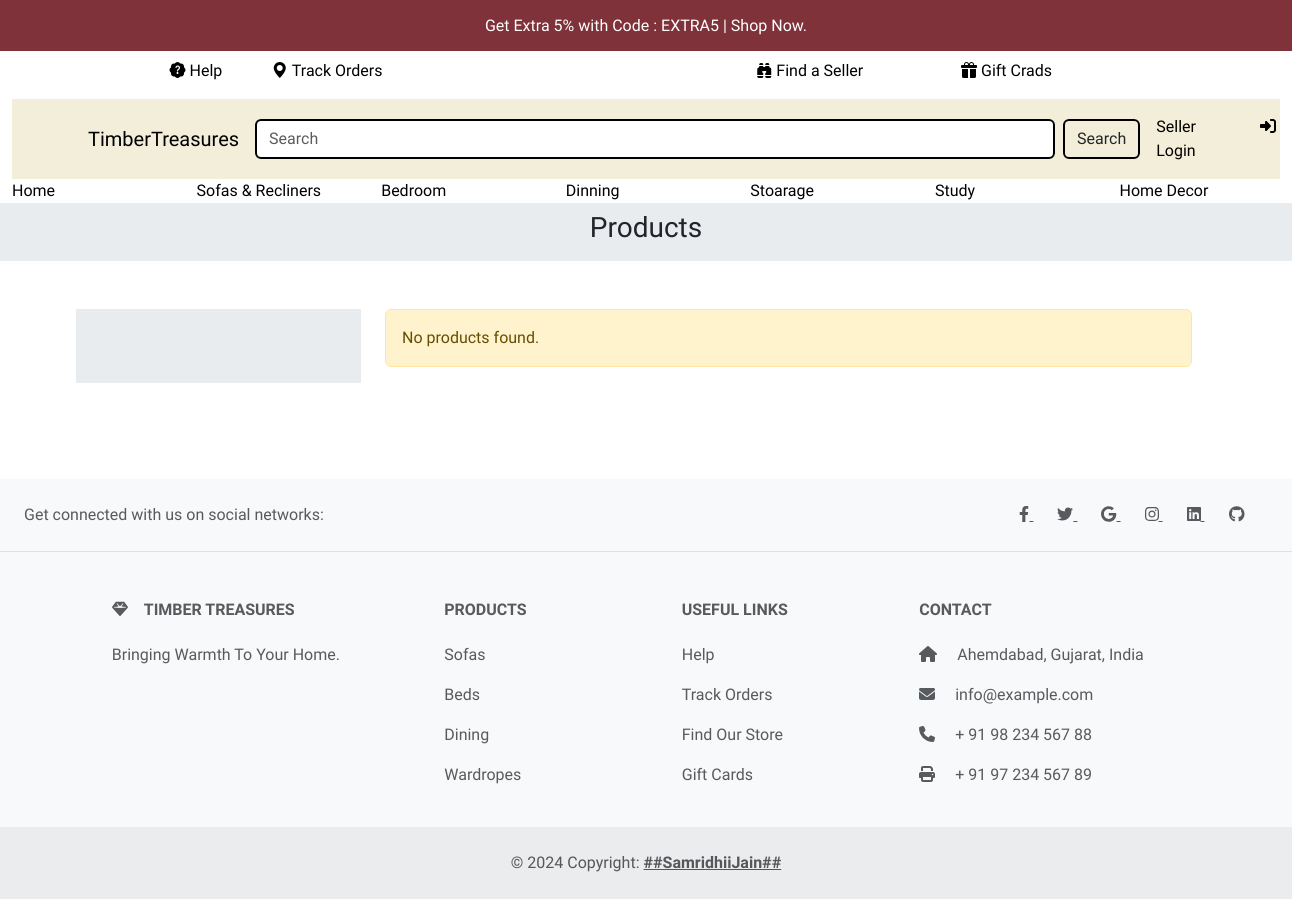
/products/, run on an earlier commit of the app's database.
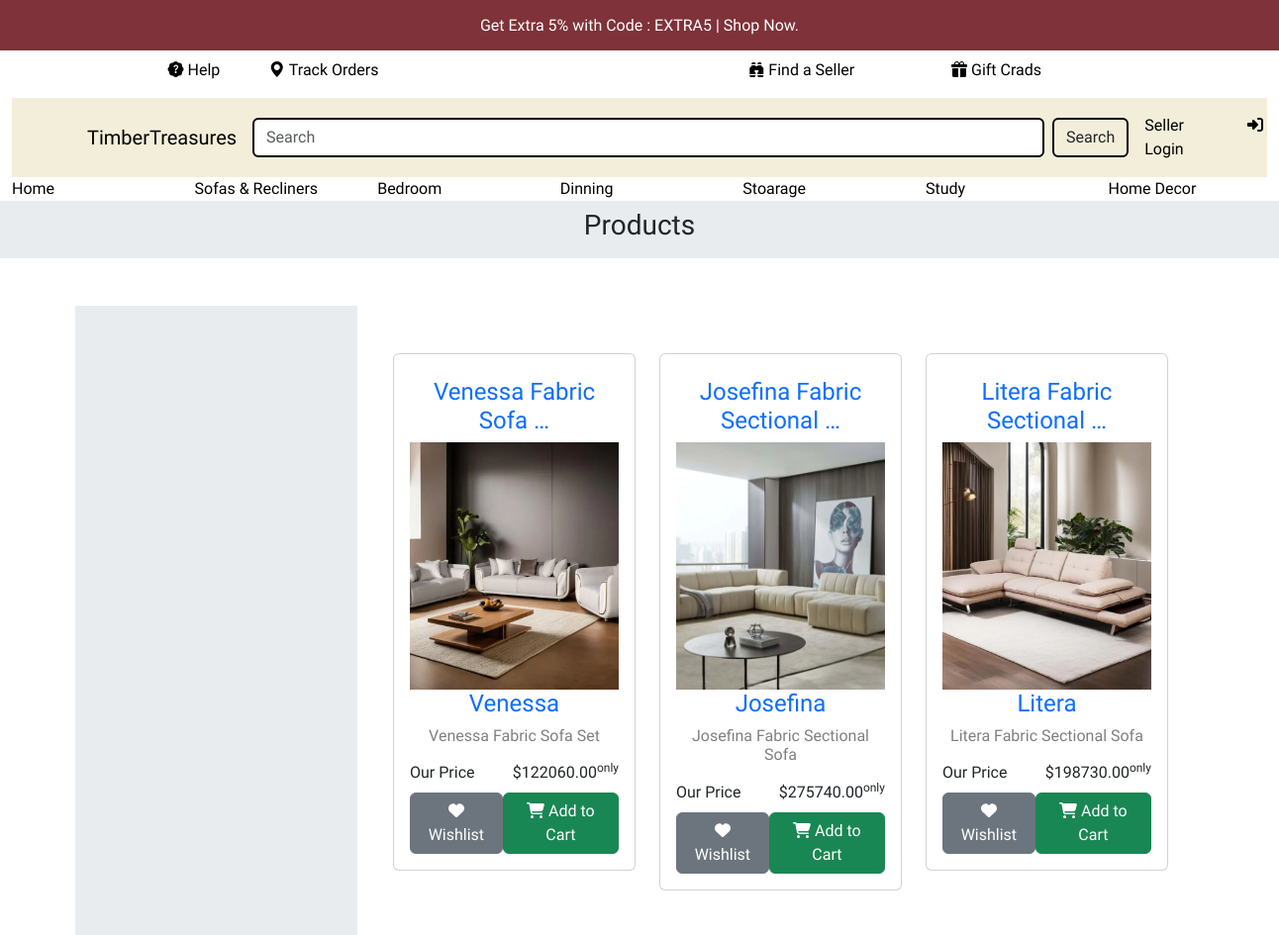
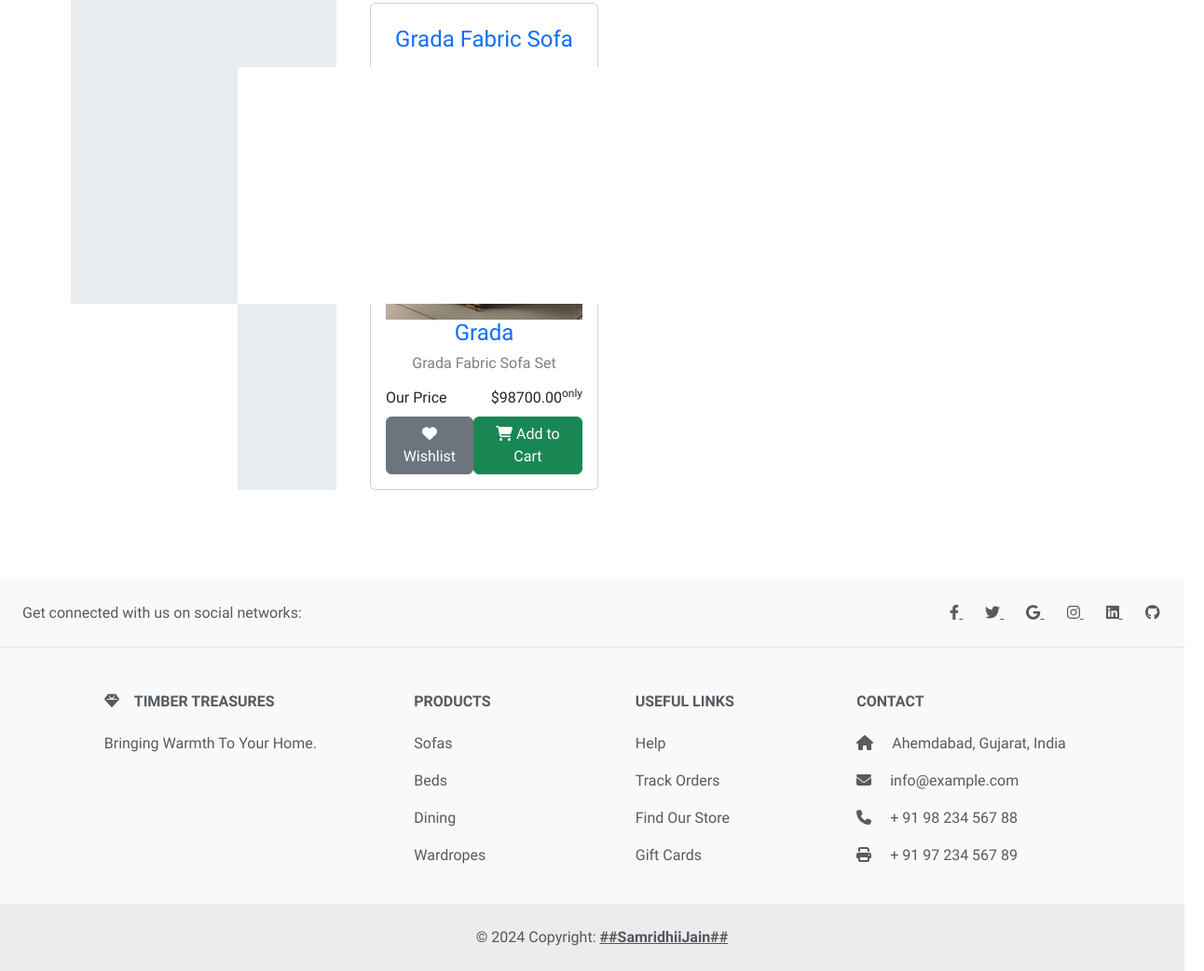
And on a later commit of the database (2 pictures, top to bottom).
### product/models.py (models this page shows)
class Product(models.Model):
    title = models.CharField(max_length=255)
    brand = models.CharField(max_length=255, default="N/A")
    category = models.ForeignKey(Category, on_delete=models.DO_NOTHING)
    price = models.DecimalField(max_digits=10, decimal_places=2)
    seller = models.ForeignKey(User, on_delete=models.CASCADE)
    description = models.TextField()
    image = models.ImageField(upload_to='product/')
    slug = models.SlugField(max_length=255, unique=True)
    created_at = models.DateTimeField(auto_now_add=True)
    updated_at = models.DateTimeField(auto_now=True)

### product/views.py (the view)
# urls.py: path('products/', product_list, name='product_list'),
def product_list(request):
    return render(
        request, 'products/list.html',
        context={'products': Product.objects.all()}
    )

### templates/products/list.html (shortened to what this page needs)
{% extends 'layout/base.html' %}
{% load static %}
{% load crispy_forms_tags %}
{% block content %}
<div class="container-fluid bg-body-secondary p-2 text-center">
    <h3>
        Products
    </h3>
</div>
<div class="container py-5">
    <div class="row">
        <div class="col-md-3 bg-body-secondary">
        </div>
        <div class="col-md-9 mx-auto">
            <div class="container-fluid">
                <div class="row g-0">
                    {% for item in products %}
                    <div class="col-md-4">
                        {% include 'components/product_card.html' with product=item %}
                    </div>
                    {% empty %}
                    <div class="alert alert-warning" role="alert">
                        No products found.
                    </div>
                    {% endfor %}
                </div>
            </div>
        </div>
    </div>
</div>
{% endblock content %}

### templates/layout/base.html (shortened to what this page needs)
<!doctype html>
<html lang="en">
<head>
    <link href="https://cdn.jsdelivr.net/npm/bootstrap@5.3.2/dist/css/bootstrap.min.css" rel="stylesheet"
 />
   <link rel="stylesheet" href="https://cdn.jsdelivr.net/npm/bootstrap-icons@1.11.3/font/bootstrap-icons.min.css">
    <link rel="stylesheet" href="https://cdnjs.cloudflare.com/ajax/libs/font-awesome/6.2.0/css/all.min.css"
 />
</head>
<body>
    <header>
        {% include 'components/header.html' %}
    </header>
    <main>
        {% block content %} {% endblock  %}
    </main>
    <footer>
        {% include 'components/footer.html' %}
    </footer>
</body>
</html>

### templates/components/header.html (shortened to what this page needs)
{% load cart_tags %}
<div class="container-fluid stickybar">
<h6 class="text-white text-center p-3">Get Extra 5% with Code : EXTRA5 | Shop Now. </h6>
</div>
<div class="container-fluid ">
<div class="row">
    <div class="col d-flex justify-content-center ">
        <div class="col col-sm-2   "><a href="" class="text-decoration-none text1 "><i class="bi bi-patch-question-fill p-1 text1 "></i>Help</a></div>
        <div class="col col-sm-4  "><a href="" class="text-decoration-none text1"><i class="bi bi-geo-alt-fill  p-1 text1"></i>Track Orders</a></div>
    </div>
    <div class="col d-flex justify-content-center me-3">
        <div class="col col-sm-4 "><a href="" class="text-decoration-none text1"><i class="bi bi-binoculars-fill p-1"></i>Find a Seller</a></div>
        <div class="col col-sm-4  "><a href="" class="text-decoration-none text1"><i class="bi bi-gift-fill p-1"></i>Gift Crads</a></div>
    </div>
</div>
</div>
<div class="container-fluid mt-3">
<nav class="navbar navbar-expand-lg navbar-light">
    <div class="container">
        <a class="navbar-brand" href="#">
            TimberTreasures
        </a>
        <div class="collapse navbar-collapse" id="navbarSupportedContent">
            <form class="d-flex my-2 my-lg-0">
                <input class="form-control me-sm-2 searchbar" type="text" placeholder="Search" />
                <button class="searchbutton btn  my-2 my-sm-0" type="submit">
                    Search
                </button>
            </form>
            <ul class="navbar-nav px-2">
                {% if user.is_authenticated %}
                <li class="nav-item">
                    <a class="nav-link px-2" href="{% url 'show_cart' %}" title="cart">
                        <i class="fas fa-shopping-cart text-warning"></i>
                        {% cart_item_count as item_count %}
                        {% if item_count %}
                        <span class="badge bg-danger">{{ item_count }}</span>
                        {% endif %}
                    </a>
                </li>
                <li class="nav-item">
                    <a class="nav-link px-2" href="{% url 'wishlist' %}" title="wishlist">
                        <i class="bi bi-heart-fill"></i>
                {% if user.is_superuser %}
                <li class="nav-item">
                    <a class="nav-link" href="{% url 'admin:index' %}" title="dashboard">
                        <i class="fas fa-user"></i>
                    </a>
                </li>
                {% else %}
                {% if user.is_authenticated and user.groups.all.0.name == 'seller' %}
                <li class="nav-item">
                    <a class="nav-link" href="{% url 'seller_dashboard' %}" title="dashboard">
                        <i class="fas fa-user"></i>
                    </a>
                </li>
                {% elif user.is_authenticated and user.groups.all.0.name == 'customer' %}
                <li class="nav-item">
                    <a class="nav-link" href="{% url 'dashboard' %}" title="dashboard">
                        <i class="fas fa-user"></i>
                    </a>
                </li>
                {%endif %}
                {% endif %}
                <li class="nav-item">
                    <a class="nav-link" href="{% url 'logout' %}" title="logout">
                        <i class="fas fa-sign-out-alt"></i>
                    </a>
                </li>
                {% else %}
                <li class="nav-item">
                    <a href="{% url 'seller_login' %}" class="nav-link me-5">Seller Login</a>
                </li>
                <li class="nav-item">
                    <a class="nav-link" href="{% url 'login' %}" title="login">
                        <i class="fas fa-sign-in-alt icon"></i>
                    </a>
                </li>
                <li class="nav-item">
                    <a class="nav-link" href="{% url 'register' %}" title="register">
                    </a>
                </li>
                {% endif %}
            </ul>
        </div>
    </div>
</nav>
</div>
<div class="container-fluid">
    <div class="row  ">
        <div class="col"><a href="{% url 'index' %}" class="text">Home</a></div>
        <div class="col"><a href="{% url 'livingroom' %}" class=" text">Sofas & Recliners</a></div>
        <div class="col"><a href="{% url 'bedroom' %}" class="text">Bedroom</a></div>
        <div class="col"><a href="{% url 'diningroom' %}" class="text">Dinning</a></div>
        <div class="col"><a href="" class="text">Stoarage</a></div>
        <div class="col"><a href="{% url 'studyroom' %}" class="text">Study</a></div>
        <div class="col"><a href="{% url 'homedecor' %}" class="text">Home Decor</a></div>
</div>

### templates/components/product_card.html
<div class="d-flex justify-content-center container mt-5">
    <div class="card p-3 bg-white">
        <div class="about-product text-center mt-2">
            <a href="{% url 'product_detail' product.slug %}" class="text-decoration-none">
                <h4>{{product.title|truncatewords:3}}</h4>
                <img src="{{product.image.url}}" class="img-fluid" style="height: 250px; object-fit: cover;">
                <div>
                    <h4>{{product.brand}}</h4>
                    <h6 class="mt-0 text-black-50">{{product.title}}</h6>
                </div>
            </a>
        </div>
        <div class="stats mt-2">
            <div class="d-flex justify-content-between p-price">
                <span>Our Price</span>
                <span>${{product.price}}<sup>only</sup></span>
            </div>
        </div>
        {% if user.is_authenticated and user.groups.all.0.name == 'seller' %}
        <div class="d-flex justify-content-between mt-2 gap-2">
            <a href="{% url 'product_edit' product.slug %}" class="btn btn-warning w-100">
                <i class="fas fa-edit"></i> Edit
            </a>
            <a href="{% url 'product_delete' product.slug %}" class="btn btn-danger w-100">
                <i class="fas fa-trash"></i> Delete
            </a>
        </div>
        {% else %}
        <div class="d-flex justify-content-between mt-2">
            <a href="{% url 'wishlist_add' product.slug %}" class="btn btn-secondary">
                <i class="fas fa-heart"></i> Wishlist
            </a>
            <a href="{% url 'add_product' product.slug %}" class="btn btn-success">
                <i class="fas fa-shopping-cart"></i> Add to Cart
            </a>
        </div>
        {% endif %}
    </div>
</div>

### templates/components/footer.html
{% load cart_tags %}
<footer class="text-center text-lg-start bg-body-tertiary text-muted mt-5">
    <section class="d-flex justify-content-center justify-content-lg-between p-4 border-bottom">
      <div class="me-5 d-none d-lg-block">
        <span>Get connected with us on social networks:</span>
      </div>
      <div>
        <a href="" class="me-4 text-reset">
          <i class="fab fa-facebook-f"></i>
        </a>
        <a href="" class="me-4 text-reset">
          <i class="fab fa-twitter"></i>
        </a>
        <a href="" class="me-4 text-reset">
          <i class="fab fa-google"></i>
        </a>
        <a href="" class="me-4 text-reset">
          <i class="fab fa-instagram"></i>
        </a>
        <a href="" class="me-4 text-reset">
          <i class="fab fa-linkedin"></i>
        </a>
        <a href="" class="me-4 text-reset">
          <i class="fab fa-github"></i>
        </a>
      </div>
    </section>
    <section class="">
      <div class="container text-center text-md-start mt-5">
        <div class="row mt-3">
          <div class="col-md-3 col-lg-4 col-xl-3 mx-auto mb-4">
            <h6 class="text-uppercase fw-bold mb-4">
              <i class="fas fa-gem me-3"></i>Timber Treasures
            </h6>
            <p>
              Bringing Warmth To Your Home.
            </p>
          </div>
          <div class="col-md-2 col-lg-2 col-xl-2 mx-auto mb-4">
            <h6 class="text-uppercase fw-bold mb-4">
              Products
            </h6>
            <p>
              <a href="#!" class="text-reset text-decoration-none">Sofas</a>
            </p>
            <p>
              <a href="#!" class="text-reset text-decoration-none">Beds</a>
            </p>
            <p>
              <a href="#!" class="text-reset text-decoration-none">Dining</a>
            </p>
            <p>
              <a href="#!" class="text-reset text-decoration-none">Wardropes</a>
            </p>
          </div>
          <div class="col-md-3 col-lg-2 col-xl-2 mx-auto mb-4">
            <h6 class="text-uppercase fw-bold mb-4">
              Useful links
            </h6>
            <p>
              <a href="#!" class="text-reset text-decoration-none">Help</a>
            </p>
            <p>
              <a href="#!" class="text-reset text-decoration-none">Track Orders</a>
            </p>
            <p>
              <a href="#!" class="text-reset text-decoration-none">Find Our Store</a>
            </p>
            <p>
              <a href="#!" class="text-reset text-decoration-none">Gift Cards</a>
            </p>
          </div>
          <div class="col-md-4 col-lg-3 col-xl-3 mx-auto mb-md-0 mb-4">
            <h6 class="text-uppercase fw-bold mb-4">Contact</h6>
            <p><i class="fas fa-home me-3"></i> Ahemdabad, Gujarat, India</p>
            <p>
              <i class="fas fa-envelope me-3"></i>
              info@example.com
            </p>
            <p><i class="fas fa-phone me-3"></i> + 91 98 234 567 88</p>
            <p><i class="fas fa-print me-3"></i> + 91 97 234 567 89</p>
          </div>
        </div>
      </div>
    </section>
    <div class="text-center p-4" style="background-color: rgba(0, 0, 0, 0.05);">
      © 2024 Copyright:
      <a class="text-reset fw-bold" href="#">##SamridhiiJain##</a>
    </div>
  </footer>

### templates/products/list.html (style rules this page uses)
.card { width: 444px; }

### templates/layout/base.html (style rules this page uses)
body { font-family: "Lobster", sans-serif; font-weight: 400; font-style: normal; }
.navbar { background-color: #f3eed9; }
.stickybar { background-color: #7F3239; }
.nav-link { color: black; }
.searchbar { border: 2px solid black; width: 800px; }
.searchbutton { border: 2px solid black; }
.text { color: black; text-decoration: none }
.text1 { color: black; text-decoration: none; }

What changed in the data, as far as the page shows it:
added Product: title "Venessa Fabric Sofa …", image (picture), brand "Venessa", title "Venessa Fabric Sofa Set", price "122060.00"
added Product: title "Josefina Fabric Sectional …", image (picture), brand "Josefina", title "Josefina Fabric Sectional Sofa", price "275740.00"
added Product: title "Litera Fabric Sectional …", image (picture), brand "Litera", title "Litera Fabric Sectional Sofa", price "198730.00"
added Product: title "Grada Fabric Sofa …", image (picture), brand "Grada", title "Grada Fabric Sofa Set", price "98700.00"
Also different on the page:
text no longer shown: "No products found."
